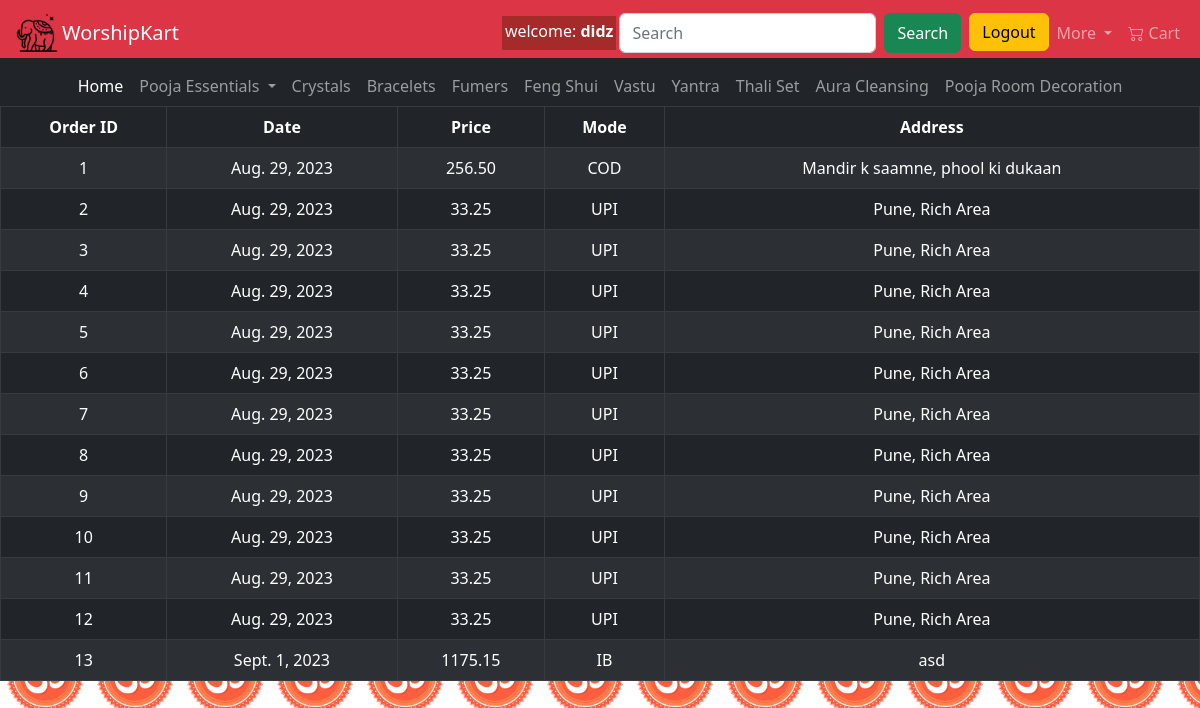
/showorders (signed in), run on the app's committed database.
### worshipKart/models.py (models this page shows, shortened)
class orders(models.Model):
    orderId = models.AutoField(primary_key=True)
    products = models.ManyToManyField(products, through='OrderProduct')
    userId = models.ForeignKey(userMaster, on_delete=models.CASCADE)
    orderDate = models.DateField(default=datetime.date.today)
    transactionMode = [('IB', 'Internet Banking'), ('Wallet',
                                                    'Wallet'), ('UPI', 'UPI'), ('COD', 'Cash on Delivery')]
    orderPrice = models.DecimalField(decimal_places=2, max_digits=15)
    paymentMode = models.CharField(max_length=100, choices=transactionMode)
    address = models.TextField(blank=False, null=False)

### worshipKart/views.py (the view)
# urls.py: path('showorders', views.showOrders, name='showorders'),
def showOrders(request):
    email = request.session['email']
    data = models.orders.objects.filter(userId__email=email)
    return render(request, 'showorders.html', {'data': data})

### Templates/showorders.html (shortened to what this page needs)
{% extends 'base.html' %}
{% block body %}
<table class="table table-bordered table-striped table-hover table-dark text-center">
    <thead>
        <tr>
            <th>Order ID</th>
            <th>Date</th>
            <th>Price</th>
            <th>Mode</th>
            <th>Address</th>
        </tr>
    </thead>
    <tbody>
        {% for dt in data %}
        <tr>
            <td>{{dt.orderId}}</td>
            <td>{{dt.orderDate}}</td>
            <td>{{dt.orderPrice}}</td>
            <td>{{dt.paymentMode}}</td>
            <td>{{dt.address}}</td>
        </tr>
        {% endfor %}
    </tbody>
</table>
{% endblock body %}

### Templates/base.html (style rules this page uses)
body { background-image: url(../static/om.jpg); background-size:90px; }

### data on the page
orders: orderId "1", orderDate "Aug. 29, 2023", orderPrice "256.50", paymentMode "COD", address "Mandir k saamne, phool ki dukaan"
orders: orderId "2", orderDate "Aug. 29, 2023", orderPrice "33.25", paymentMode "UPI", address "Pune, Rich Area"
orders: orderId "3", orderDate "Aug. 29, 2023", orderPrice "33.25", paymentMode "UPI", address "Pune, Rich Area"
orders: orderId "4", orderDate "Aug. 29, 2023", orderPrice "33.25", paymentMode "UPI", address "Pune, Rich Area"
orders: orderId "5", orderDate "Aug. 29, 2023", orderPrice "33.25", paymentMode "UPI", address "Pune, Rich Area"
orders: orderId "6", orderDate "Aug. 29, 2023", orderPrice "33.25", paymentMode "UPI", address "Pune, Rich Area"
orders: orderId "7", orderDate "Aug. 29, 2023", orderPrice "33.25", paymentMode "UPI", address "Pune, Rich Area"
orders: orderId "8", orderDate "Aug. 29, 2023", orderPrice "33.25", paymentMode "UPI", address "Pune, Rich Area"
orders: orderId "9", orderDate "Aug. 29, 2023", orderPrice "33.25", paymentMode "UPI", address "Pune, Rich Area"
orders: orderId "10", orderDate "Aug. 29, 2023", orderPrice "33.25", paymentMode "UPI", address "Pune, Rich Area"
orders: orderId "11", orderDate "Aug. 29, 2023", orderPrice "33.25", paymentMode "UPI", address "Pune, Rich Area"
orders: orderId "12", orderDate "Aug. 29, 2023", orderPrice "33.25", paymentMode "UPI", address "Pune, Rich Area"
orders: orderId "13", orderDate "Sept. 1, 2023", orderPrice "1175.15", paymentMode "IB", address "asd"

### other printed values
{{ request.session.userName }} "didz"
